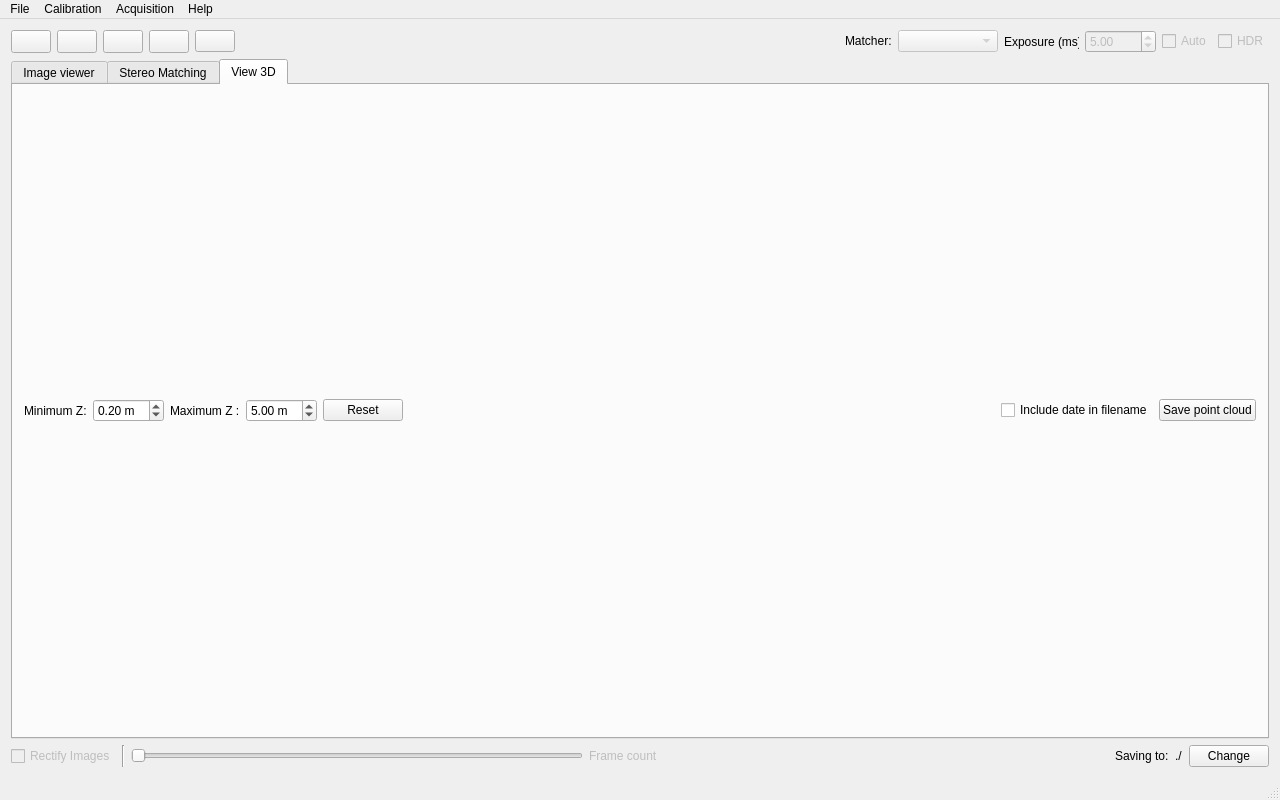
<?xml version="1.0" encoding="UTF-8"?>
<ui version="4.0">
 <class>MainWindow</class>
 <widget class="QMainWindow" name="MainWindow">
  <property name="geometry">
   <rect>
    <x>0</x>
    <y>0</y>
    <width>1280</width>
    <height>800</height>
   </rect>
  </property>
  <property name="sizePolicy">
   <sizepolicy hsizetype="Preferred" vsizetype="MinimumExpanding">
    <horstretch>0</horstretch>
    <verstretch>0</verstretch>
   </sizepolicy>
  </property>
  <property name="minimumSize">
   <size>
    <width>900</width>
    <height>600</height>
   </size>
  </property>
  <property name="maximumSize">
   <size>
    <width>16777215</width>
    <height>16777215</height>
   </size>
  </property>
  <property name="windowTitle">
   <string>Stereo Vision Toolkit</string>
  </property>
  <property name="animated">
   <bool>false</bool>
  </property>
  <widget class="QWidget" name="centralWidget">
   <property name="enabled">
    <bool>true</bool>
   </property>
   <property name="sizePolicy">
    <sizepolicy hsizetype="Preferred" vsizetype="Preferred">
     <horstretch>0</horstretch>
     <verstretch>0</verstretch>
    </sizepolicy>
   </property>
   <property name="minimumSize">
    <size>
     <width>670</width>
     <height>380</height>
    </size>
   </property>
   <property name="sizeIncrement">
    <size>
     <width>0</width>
     <height>0</height>
    </size>
   </property>
   <property name="autoFillBackground">
    <bool>false</bool>
   </property>
   <layout class="QGridLayout" name="gridLayout">
    <item row="0" column="0">
     <layout class="QHBoxLayout" name="horizontalLayout_10">
      <property name="sizeConstraint">
       <enum>QLayout::SetMinimumSize</enum>
      </property>
      <item>
       <widget class="QPushButton" name="pauseButton">
        <property name="sizePolicy">
         <sizepolicy hsizetype="Minimum" vsizetype="Minimum">
          <horstretch>0</horstretch>
          <verstretch>0</verstretch>
         </sizepolicy>
        </property>
        <property name="minimumSize">
         <size>
          <width>0</width>
          <height>0</height>
         </size>
        </property>
        <property name="maximumSize">
         <size>
          <width>40</width>
          <height>40</height>
         </size>
        </property>
        <property name="focusPolicy">
         <enum>Qt::TabFocus</enum>
        </property>
        <property name="toolTip">
         <string>Start/pause acquisition</string>
        </property>
        <property name="styleSheet">
         <string notr="true">color: rgb(255, 255, 255)</string>
        </property>
        <property name="text">
         <string/>
        </property>
        <property name="iconSize">
         <size>
          <width>25</width>
          <height>25</height>
         </size>
        </property>
       </widget>
      </item>
      <item>
       <widget class="QPushButton" name="saveButton">
        <property name="sizePolicy">
         <sizepolicy hsizetype="Minimum" vsizetype="Minimum">
          <horstretch>0</horstretch>
          <verstretch>0</verstretch>
         </sizepolicy>
        </property>
        <property name="minimumSize">
         <size>
          <width>0</width>
          <height>0</height>
         </size>
        </property>
        <property name="focusPolicy">
         <enum>Qt::TabFocus</enum>
        </property>
        <property name="toolTip">
         <string>Save current frame</string>
        </property>
        <property name="styleSheet">
         <string notr="true">color: rgb(255, 255, 255)</string>
        </property>
        <property name="text">
         <string/>
        </property>
        <property name="iconSize">
         <size>
          <width>25</width>
          <height>25</height>
         </size>
        </property>
       </widget>
      </item>
      <item>
       <widget class="QPushButton" name="singleShotButton">
        <property name="sizePolicy">
         <sizepolicy hsizetype="Minimum" vsizetype="Minimum">
          <horstretch>0</horstretch>
          <verstretch>0</verstretch>
         </sizepolicy>
        </property>
        <property name="focusPolicy">
         <enum>Qt::TabFocus</enum>
        </property>
        <property name="toolTip">
         <string>Single shot acquisition</string>
        </property>
        <property name="styleSheet">
         <string notr="true">color: rgb(255, 255, 255)</string>
        </property>
        <property name="text">
         <string/>
        </property>
        <property name="iconSize">
         <size>
          <width>25</width>
          <height>25</height>
         </size>
        </property>
       </widget>
      </item>
      <item>
       <widget class="QPushButton" name="enableStereo">
        <property name="sizePolicy">
         <sizepolicy hsizetype="Minimum" vsizetype="Minimum">
          <horstretch>0</horstretch>
          <verstretch>0</verstretch>
         </sizepolicy>
        </property>
        <property name="focusPolicy">
         <enum>Qt::TabFocus</enum>
        </property>
        <property name="toolTip">
         <string>Stereo matching</string>
        </property>
        <property name="styleSheet">
         <string notr="true">color: rgb(255, 255, 255)</string>
        </property>
        <property name="text">
         <string/>
        </property>
        <property name="iconSize">
         <size>
          <width>30</width>
          <height>25</height>
         </size>
        </property>
        <property name="checkable">
         <bool>true</bool>
        </property>
        <property name="checked">
         <bool>false</bool>
        </property>
       </widget>
      </item>
      <item>
       <widget class="QPushButton" name="toggleVideoButton">
        <property name="text">
         <string/>
        </property>
        <property name="iconSize">
         <size>
          <width>25</width>
          <height>25</height>
         </size>
        </property>
       </widget>
      </item>
      <item>
       <spacer name="horizontalSpacer_3">
        <property name="orientation">
         <enum>Qt::Horizontal</enum>
        </property>
        <property name="sizeHint" stdset="0">
         <size>
          <width>40</width>
          <height>20</height>
         </size>
        </property>
       </spacer>
      </item>
      <item>
       <layout class="QGridLayout" name="matcherSelectorLayout">
        <item row="0" column="1">
         <widget class="QComboBox" name="matcherSelectBox">
          <property name="enabled">
           <bool>false</bool>
          </property>
          <property name="minimumSize">
           <size>
            <width>100</width>
            <height>0</height>
           </size>
          </property>
          <property name="frame">
           <bool>true</bool>
          </property>
         </widget>
        </item>
        <item row="0" column="0">
         <widget class="QLabel" name="label_15">
          <property name="text">
           <string>Matcher:</string>
          </property>
         </widget>
        </item>
       </layout>
      </item>
      <item>
       <layout class="QGridLayout" name="exposureLayout">
        <property name="sizeConstraint">
         <enum>QLayout::SetMinimumSize</enum>
        </property>
        <item row="1" column="1">
         <widget class="QDoubleSpinBox" name="exposureSpinBox">
          <property name="enabled">
           <bool>false</bool>
          </property>
          <property name="minimumSize">
           <size>
            <width>30</width>
            <height>0</height>
           </size>
          </property>
          <property name="minimum">
           <double>0.010000000000000</double>
          </property>
          <property name="maximum">
           <double>1000.000000000000000</double>
          </property>
          <property name="singleStep">
           <double>0.250000000000000</double>
          </property>
          <property name="value">
           <double>5.000000000000000</double>
          </property>
         </widget>
        </item>
        <item row="1" column="0">
         <widget class="QLabel" name="label">
          <property name="maximumSize">
           <size>
            <width>75</width>
            <height>16777215</height>
           </size>
          </property>
          <property name="text">
           <string>Exposure (ms) </string>
          </property>
         </widget>
        </item>
        <item row="1" column="2">
         <widget class="QCheckBox" name="autoExposeCheck">
          <property name="enabled">
           <bool>false</bool>
          </property>
          <property name="text">
           <string>Auto</string>
          </property>
         </widget>
        </item>
        <item row="1" column="3">
         <widget class="QCheckBox" name="enableHDRCheckbox">
          <property name="enabled">
           <bool>false</bool>
          </property>
          <property name="text">
           <string>HDR</string>
          </property>
         </widget>
        </item>
       </layout>
      </item>
     </layout>
    </item>
    <item row="1" column="0">
     <widget class="QTabWidget" name="tabWidget">
      <property name="sizePolicy">
       <sizepolicy hsizetype="MinimumExpanding" vsizetype="MinimumExpanding">
        <horstretch>0</horstretch>
        <verstretch>0</verstretch>
       </sizepolicy>
      </property>
      <property name="tabPosition">
       <enum>QTabWidget::North</enum>
      </property>
      <property name="currentIndex">
       <number>2</number>
      </property>
      <widget class="QWidget" name="imageViewTab">
       <attribute name="title">
        <string>Image viewer</string>
       </attribute>
       <layout class="QVBoxLayout" name="verticalLayout">
        <item>
         <layout class="QHBoxLayout" name="stereoViewLayout">
          <property name="sizeConstraint">
           <enum>QLayout::SetMaximumSize</enum>
          </property>
          <property name="bottomMargin">
           <number>5</number>
          </property>
         </layout>
        </item>
       </layout>
      </widget>
      <widget class="QWidget" name="stereoViewTab">
       <property name="sizePolicy">
        <sizepolicy hsizetype="Preferred" vsizetype="Preferred">
         <horstretch>0</horstretch>
         <verstretch>0</verstretch>
        </sizepolicy>
       </property>
       <property name="minimumSize">
        <size>
         <width>0</width>
         <height>0</height>
        </size>
       </property>
       <attribute name="title">
        <string>Stereo Matching</string>
       </attribute>
       <layout class="QGridLayout" name="gridLayout_9">
        <item row="0" column="0">
         <layout class="QHBoxLayout" name="horizontalLayout_2" stretch="0,0">
          <property name="sizeConstraint">
           <enum>QLayout::SetMinimumSize</enum>
          </property>
          <item>
           <widget class="QLabel" name="left_image_view_stereo">
            <property name="sizePolicy">
             <sizepolicy hsizetype="MinimumExpanding" vsizetype="MinimumExpanding">
              <horstretch>1</horstretch>
              <verstretch>1</verstretch>
             </sizepolicy>
            </property>
            <property name="minimumSize">
             <size>
              <width>188</width>
              <height>120</height>
             </size>
            </property>
            <property name="maximumSize">
             <size>
              <width>1280</width>
              <height>960</height>
             </size>
            </property>
            <property name="styleSheet">
             <string notr="true">background-color: black;</string>
            </property>
            <property name="text">
             <string>Left Image View</string>
            </property>
            <property name="alignment">
             <set>Qt::AlignCenter</set>
            </property>
           </widget>
          </item>
          <item>
           <widget class="QLabel" name="disparityViewLabel">
            <property name="sizePolicy">
             <sizepolicy hsizetype="MinimumExpanding" vsizetype="MinimumExpanding">
              <horstretch>1</horstretch>
              <verstretch>1</verstretch>
             </sizepolicy>
            </property>
            <property name="minimumSize">
             <size>
              <width>188</width>
              <height>120</height>
             </size>
            </property>
            <property name="maximumSize">
             <size>
              <width>1280</width>
              <height>960</height>
             </size>
            </property>
            <property name="styleSheet">
             <string notr="true">background-color: black;</string>
            </property>
            <property name="text">
             <string>Stereo Match View</string>
            </property>
            <property name="alignment">
             <set>Qt::AlignCenter</set>
            </property>
           </widget>
          </item>
         </layout>
        </item>
        <item row="1" column="0">
         <layout class="QHBoxLayout" name="settingsLayout">
          <property name="sizeConstraint">
           <enum>QLayout::SetMinimumSize</enum>
          </property>
          <item>
           <widget class="QGroupBox" name="matcherSettings">
            <property name="sizePolicy">
             <sizepolicy hsizetype="Maximum" vsizetype="Minimum">
              <horstretch>0</horstretch>
              <verstretch>0</verstretch>
             </sizepolicy>
            </property>
            <property name="maximumSize">
             <size>
              <width>16777215</width>
              <height>250</height>
             </size>
            </property>
            <property name="title">
             <string>Matcher Settings</string>
            </property>
            <property name="checkable">
             <bool>false</bool>
            </property>
            <layout class="QGridLayout" name="gridLayout_6">
             <item row="1" column="0">
              <spacer name="verticalSpacer">
               <property name="orientation">
                <enum>Qt::Vertical</enum>
               </property>
               <property name="sizeType">
                <enum>QSizePolicy::Minimum</enum>
               </property>
               <property name="sizeHint" stdset="0">
                <size>
                 <width>20</width>
                 <height>0</height>
                </size>
               </property>
              </spacer>
             </item>
             <item row="0" column="0" rowspan="2" colspan="2">
              <layout class="QVBoxLayout" name="matcherSettingsLayout"/>
             </item>
            </layout>
           </widget>
          </item>
          <item>
           <layout class="QHBoxLayout" name="horizontalLayout_3"/>
          </item>
          <item>
           <spacer name="horizontalSpacer_4">
            <property name="orientation">
             <enum>Qt::Horizontal</enum>
            </property>
            <property name="sizeHint" stdset="0">
             <size>
              <width>40</width>
              <height>20</height>
             </size>
            </property>
           </spacer>
          </item>
          <item>
           <widget class="QGroupBox" name="disparityViewSettings">
            <property name="sizePolicy">
             <sizepolicy hsizetype="Preferred" vsizetype="Minimum">
              <horstretch>0</horstretch>
              <verstretch>0</verstretch>
             </sizepolicy>
            </property>
            <property name="title">
             <string>Disparity Viewer Settings</string>
            </property>
            <layout class="QVBoxLayout" name="verticalLayout_4">
             <item>
              <layout class="QGridLayout" name="disparityViewSettingsLayout"/>
             </item>
            </layout>
           </widget>
          </item>
         </layout>
        </item>
       </layout>
      </widget>
      <widget class="QWidget" name="visualiserTab">
       <property name="layoutDirection">
        <enum>Qt::LeftToRight</enum>
       </property>
       <attribute name="title">
        <string>View 3D</string>
       </attribute>
       <layout class="QVBoxLayout" name="verticalLayout_3">
        <item>
         <layout class="QHBoxLayout" name="horizontalLayout_4">
          <property name="sizeConstraint">
           <enum>QLayout::SetMinimumSize</enum>
          </property>
          <item>
           <widget class="QLabel" name="label_2">
            <property name="text">
             <string>Minimum Z:</string>
            </property>
           </widget>
          </item>
          <item>
           <widget class="QDoubleSpinBox" name="minZSpinBox">
            <property name="suffix">
             <string> m</string>
            </property>
            <property name="minimum">
             <double>0.010000000000000</double>
            </property>
            <property name="maximum">
             <double>10.000000000000000</double>
            </property>
            <property name="singleStep">
             <double>0.100000000000000</double>
            </property>
            <property name="value">
             <double>0.200000000000000</double>
            </property>
           </widget>
          </item>
          <item>
           <widget class="QLabel" name="label_3">
            <property name="text">
             <string>Maximum Z :</string>
            </property>
           </widget>
          </item>
          <item>
           <widget class="QDoubleSpinBox" name="maxZSpinBox">
            <property name="suffix">
             <string> m</string>
            </property>
            <property name="maximum">
             <double>50.000000000000000</double>
            </property>
            <property name="singleStep">
             <double>0.100000000000000</double>
            </property>
            <property name="value">
             <double>5.000000000000000</double>
            </property>
           </widget>
          </item>
          <item>
           <widget class="QPushButton" name="reset3DViewButton">
            <property name="text">
             <string>Reset</string>
            </property>
           </widget>
          </item>
          <item>
           <spacer name="horizontalSpacer_2">
            <property name="orientation">
             <enum>Qt::Horizontal</enum>
            </property>
            <property name="sizeHint" stdset="0">
             <size>
              <width>40</width>
              <height>20</height>
             </size>
            </property>
           </spacer>
          </item>
          <item>
           <widget class="QCheckBox" name="dateInFilenameCheckbox">
            <property name="text">
             <string>Include date in filename</string>
            </property>
           </widget>
          </item>
          <item>
           <widget class="QPushButton" name="savePointCloudButton">
            <property name="text">
             <string>Save point cloud</string>
            </property>
           </widget>
          </item>
         </layout>
        </item>
       </layout>
      </widget>
     </widget>
    </item>
    <item row="3" column="0">
     <layout class="QHBoxLayout" name="horizontalLayout">
      <item>
       <widget class="QCheckBox" name="toggleRectifyCheckBox">
        <property name="enabled">
         <bool>false</bool>
        </property>
        <property name="text">
         <string>Rectify Images</string>
        </property>
        <property name="checked">
         <bool>false</bool>
        </property>
       </widget>
      </item>
      <item>
       <widget class="Line" name="line">
        <property name="orientation">
         <enum>Qt::Vertical</enum>
        </property>
       </widget>
      </item>
      <item>
       <widget class="QSlider" name="frameCountSlider">
        <property name="enabled">
         <bool>false</bool>
        </property>
        <property name="orientation">
         <enum>Qt::Horizontal</enum>
        </property>
       </widget>
      </item>
      <item>
       <widget class="QLabel" name="label_4">
        <property name="enabled">
         <bool>false</bool>
        </property>
        <property name="text">
         <string>Frame count</string>
        </property>
       </widget>
      </item>
      <item>
       <spacer name="horizontalSpacer">
        <property name="orientation">
         <enum>Qt::Horizontal</enum>
        </property>
        <property name="sizeHint" stdset="0">
         <size>
          <width>40</width>
          <height>20</height>
         </size>
        </property>
       </spacer>
      </item>
      <item>
       <widget class="QLabel" name="label_11">
        <property name="text">
         <string>Saving to:</string>
        </property>
       </widget>
      </item>
      <item>
       <widget class="QLabel" name="saveDirLabel">
        <property name="text">
         <string>./</string>
        </property>
       </widget>
      </item>
      <item>
       <widget class="QPushButton" name="setSaveDirButton">
        <property name="text">
         <string>Change</string>
        </property>
       </widget>
      </item>
     </layout>
    </item>
   </layout>
  </widget>
  <widget class="QMenuBar" name="menuBar">
   <property name="geometry">
    <rect>
     <x>0</x>
     <y>0</y>
     <width>1280</width>
     <height>21</height>
    </rect>
   </property>
   <widget class="QMenu" name="menuFile">
    <property name="title">
     <string>File</string>
    </property>
    <addaction name="actionAutoload_Camera"/>
    <addaction name="actionLoad_Video"/>
    <addaction name="actionExit"/>
   </widget>
   <widget class="QMenu" name="menuAcquisition">
    <property name="title">
     <string>Acquisition</string>
    </property>
   </widget>
   <widget class="QMenu" name="menuHelp">
    <property name="title">
     <string>Help</string>
    </property>
   </widget>
   <widget class="QMenu" name="menuCalibration">
    <property name="title">
     <string>Calibration</string>
    </property>
    <addaction name="actionLoad_calibration"/>
    <addaction name="actionCalibration_wizard"/>
    <addaction name="actionCalibrate_from_images"/>
   </widget>
   <addaction name="menuFile"/>
   <addaction name="menuCalibration"/>
   <addaction name="menuAcquisition"/>
   <addaction name="menuHelp"/>
  </widget>
  <widget class="QStatusBar" name="statusBar"/>
  <action name="actionLoad_calibration">
   <property name="text">
    <string>Load calibration</string>
   </property>
  </action>
  <action name="actionCalibration_wizard">
   <property name="enabled">
    <bool>false</bool>
   </property>
   <property name="text">
    <string>Calibration wizard</string>
   </property>
  </action>
  <action name="actionExit">
   <property name="text">
    <string>Exit</string>
   </property>
  </action>
  <action name="actionCalibrate_from_images">
   <property name="text">
    <string>Calibrate from images</string>
   </property>
  </action>
  <action name="actionAutoload_Camera">
   <property name="text">
    <string>Connect Camera</string>
   </property>
  </action>
  <action name="actionLoad_Video">
   <property name="text">
    <string>Load Video</string>
   </property>
  </action>
 </widget>
 <layoutdefault spacing="6" margin="11"/>
 <resources/>
 <connections/>
</ui>
